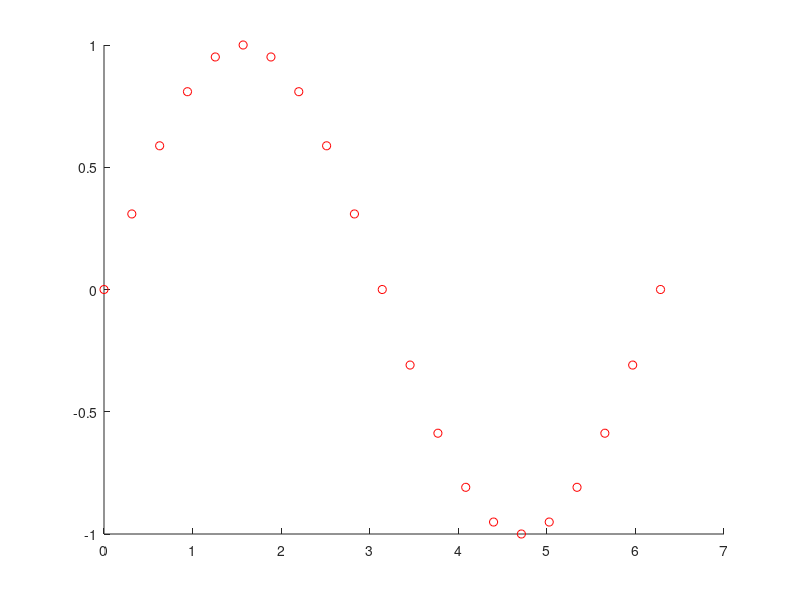

Write the MATLAB code that produced this figure. (Note: this script raises an error after producing the figure.)
% 7. Write the MATLAB statements required to plot sin x versus cos 2x from 0 to 2p in steps
% of p/10. The points should be connected by a 2-pixel-wide red line, and each point
% should marked with a 6-pixel-wide blue circular marker.

figure
xlabel('x')
ylabel('sin(x) vs cos(2x)')

x = 0:pi/10:2*pi;   
sinx = sin(x);
cos2x = cos(2*x);
plot(x, sinx, 'ro', LineWidth=2, Marker="o", MarkerEdgeColor='b', MarkerSize=6);
hold on
plot(x, cos2x);
hold off

figure
t = 0:pi/10:2*pi;
x = sin(t);
y = cos(2*t);
plot(x, y, '-ro', 'LineWidth', 2, 'MarkerSize', 6, 'MarkerEdgeColor', 'b', 'MarkerFaceColor', 'b');
